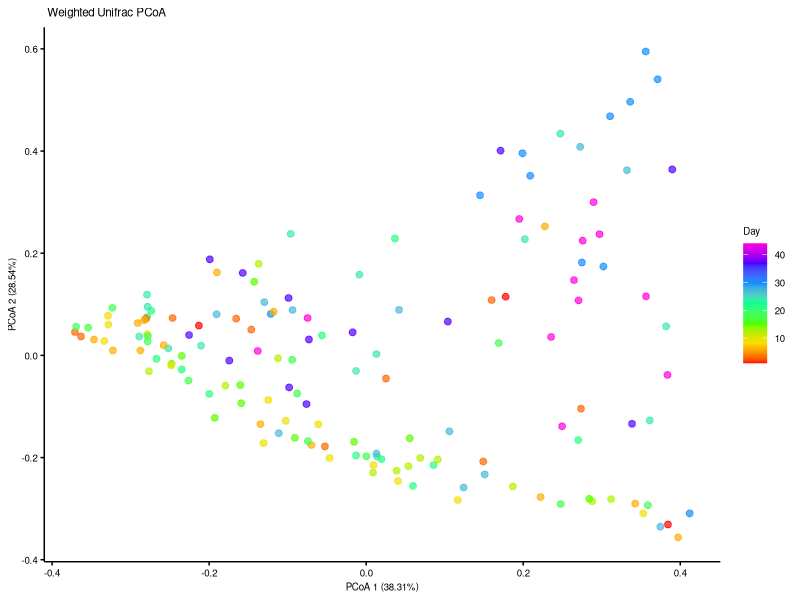
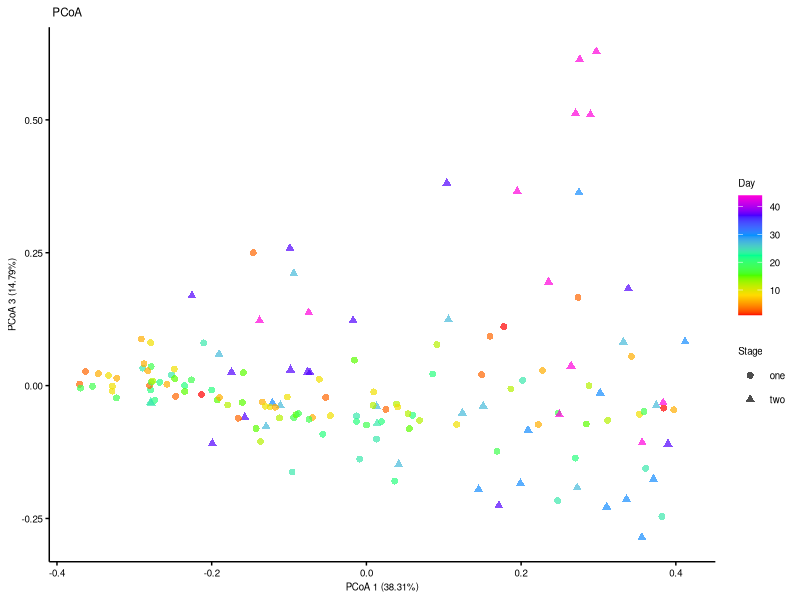
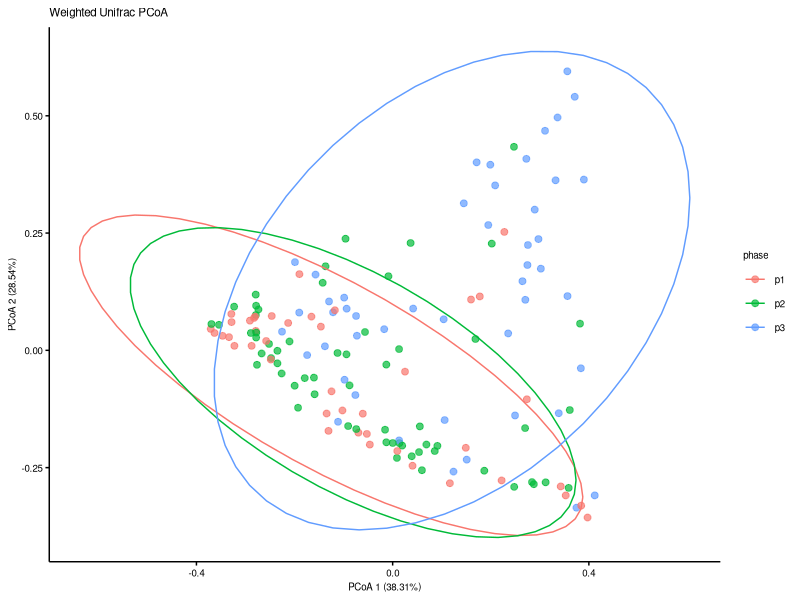
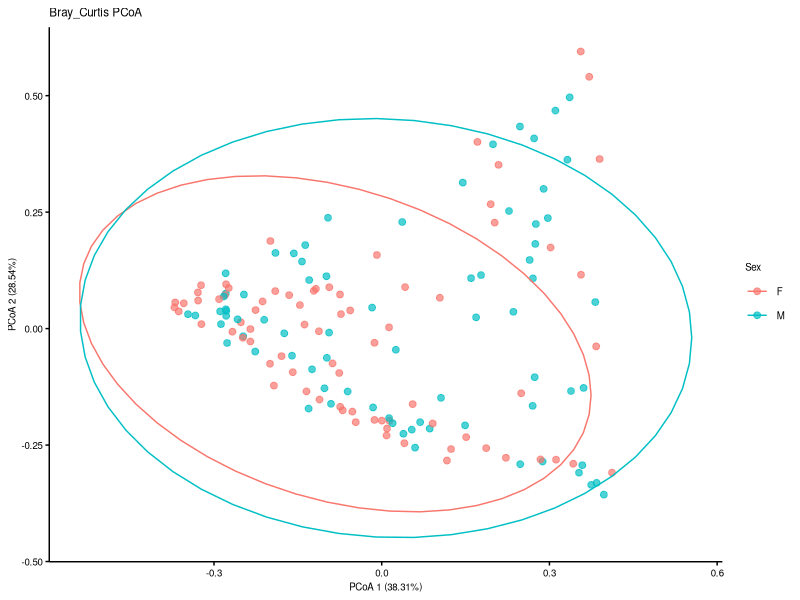
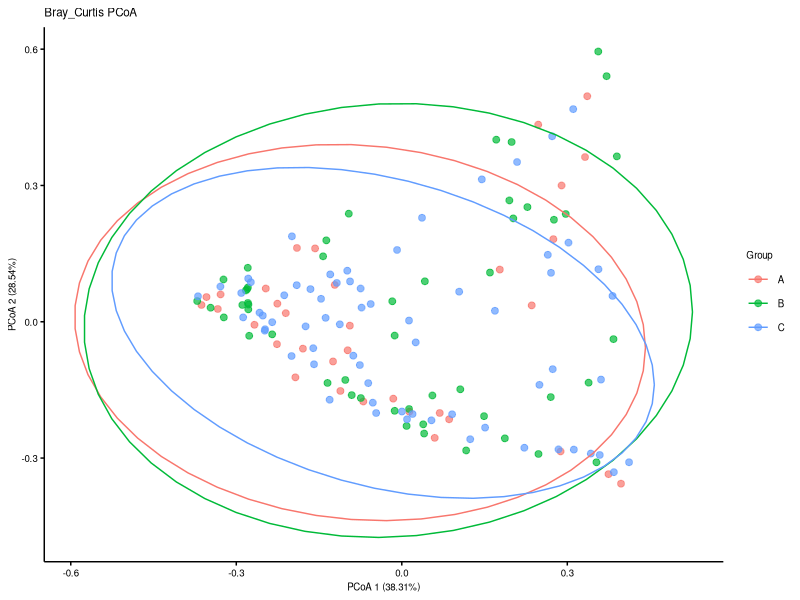
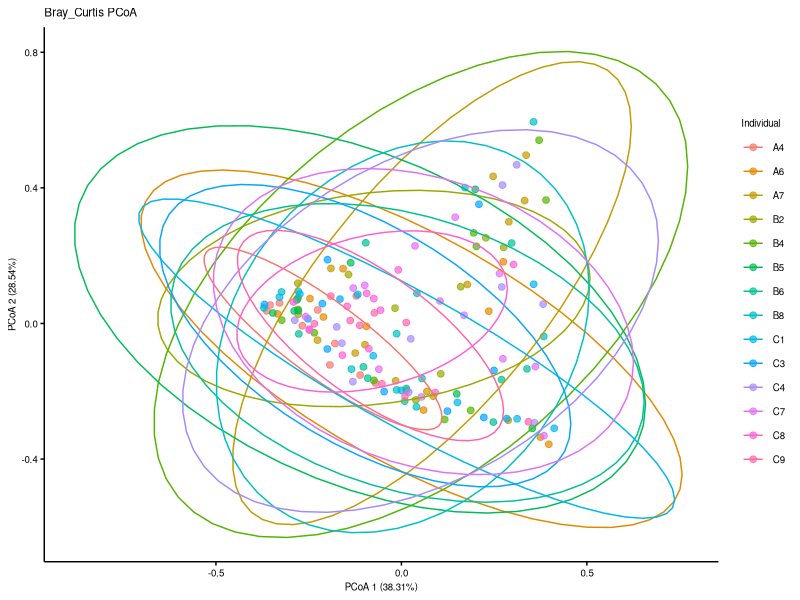

These charts were generated, in order, by the following R code:
# Ying Zhu, so_zy2003@126.com
# 2021-07



# clean enviroment object
rm(list=ls()) 

# load related packages
library("ggplot2") 
library("vegan")

# Set ggplot2 drawing parameter
main_theme = theme(panel.background=element_blank(),
                   panel.grid=element_blank(),
                   axis.line.x=element_line(size=.5, colour="black"),
                   axis.line.y=element_line(size=.5, colour="black"),
                   axis.ticks=element_line(color="black"),
                   axis.text=element_text(color="black", size=7),
                   legend.position="right",
                   legend.background=element_blank(),
                   legend.key=element_blank(),
                   legend.text= element_text(size=7),
                   text=element_text(family="sans", size=7))

# Design of experiment
design = read.table("metadata.txt", header=T, row.names= 1, sep="\t") 


design$phase <- design$Day

design$phase[design$Day<12] <- "p1"
design$phase[design$Day%in%c(12,15,18,21,24)] <- "p2"
design$phase[design$Day>24] <- "p3"

design$Day2 <- factor(design$Day2, 
                      levels = c("d1", "d3","d6", "d9", "d12", "d15", 
                                 "d18", "d21", "d24","d27", "d30", "d37", "d44"))

#  PCoA bray_curtis
distance = read.table("unifrac.txt", sep="\t", header=T, check.names=F)


rownames(distance)=distance[,1]
distance=distance[,-1]
distance = distance[rownames(design), rownames(design)] 

# subset and reorder distance matrix

# Classical multidimensional scaling (MDS) of a data matrix. Also known as principal coordinates analysis
pcoa = cmdscale(distance, k=4, eig=T) # k is dimension, 3 is recommended; eig is eigenvalues
points = as.data.frame(pcoa$points) # get coordinate string, format to dataframme
colnames(points) = c("x", "y", "z","a") 
eig = pcoa$eig


points = cbind(points, design[match(rownames(points), rownames(design)), ])


# age effect
# plot PCo 1 and 2
p = ggplot(points, aes(x=x, y=y, color=Day))
p = p + geom_point(alpha=.7, size=2) +
  labs(x=paste("PCoA 1 (", format(100 * eig[1] / sum(eig), digits=4), "%)", sep=""),
       y=paste("PCoA 2 (", format(100 * eig[2] / sum(eig), digits=4), "%)", sep=""),
       title=" Weighted Unifrac PCoA") + main_theme
q= p + scale_color_gradientn(colours=rainbow(7))
q
beta_pcoa_day_Weighted_unifrac1v2 <- q
# ggsave("beta_pcoa_day_Weighted_unifrac1v2_20210607.pdf", beta_pcoa_day_Weighted_unifrac1v2, width = 4, height = 2.5)


# plot PCo 1 and 3

p = ggplot(points, aes(x=x, y=z, color=Day,shape=Stage))
p = p + geom_point(alpha=.7, size=2) +
  scale_color_gradientn(colours=rainbow(7)) +
  labs(x=paste("PCoA 1 (", format(100 * eig[1] / sum(eig), digits=4), "%)", sep=""),
       y=paste("PCoA 3 (", format(100 * eig[3] / sum(eig), digits=4), "%)", sep=""),
       title=" PCoA") + main_theme
p


#three stages
p = ggplot(points, aes(x=x, y=y, color=phase))
p = p + geom_point(alpha=.7, size=2) +
  labs(x=paste("PCoA 1 (", format(100 * eig[1] / sum(eig), digits=4), "%)", sep=""),
       y=paste("PCoA 2 (", format(100 * eig[2] / sum(eig), digits=4), "%)", sep=""),
       title="Weighted Unifrac PCoA") + main_theme+stat_ellipse(level=0.95)
p
beta_pcoa_phase_Weighted_unifrac <- p
# ggsave("beta_pcoa_phase_Weighted_unifrac1v2_20210607.pdf", beta_pcoa_phase_Weighted_unifrac, width = 4, height = 2.5)



# sex effect
p = ggplot(points, aes(x=x, y=y, color=Sex))
p = p + geom_point(alpha=.7, size=2) +
  labs(x=paste("PCoA 1 (", format(100 * eig[1] / sum(eig), digits=4), "%)", sep=""),
       y=paste("PCoA 2 (", format(100 * eig[2] / sum(eig), digits=4), "%)", sep=""),
       title="Bray_Curtis PCoA") + main_theme+stat_ellipse(level=0.95)
p

# family group
p = ggplot(points, aes(x=x, y=y, color=Group))
p = p + geom_point(alpha=.7, size=2) +
  labs(x=paste("PCoA 1 (", format(100 * eig[1] / sum(eig), digits=4), "%)", sep=""),
       y=paste("PCoA 2 (", format(100 * eig[2] / sum(eig), digits=4), "%)", sep=""),
       title="Bray_Curtis PCoA") + main_theme+stat_ellipse(level=0.95)
p

# individual ID
p = ggplot(points, aes(x=x, y=y, color=Individual))
p = p + geom_point(alpha=.7, size=2) +
  labs(x=paste("PCoA 1 (", format(100 * eig[1] / sum(eig), digits=4), "%)", sep=""),
       y=paste("PCoA 2 (", format(100 * eig[2] / sum(eig), digits=4), "%)", sep=""),
       title="Bray_Curtis PCoA") + main_theme+stat_ellipse(level=0.95)
p



#Permutational Multivariate Analysis of Variance Using Distance Matrices (PERMANOVA)

#permanova  置换多元方差分析
# Permutational Multivariate Analysis of Variance Using Distance Matrices (PERMANOVA)
adonis(distance~design$Day2, permutations = 999)#significant
#R2=0.272, P=0.001

adonis(distance~design$Group, permutations = 999)

adonis(distance~design$phase, permutations = 999)#significant

adonis(distance~design$Individual, permutations = 999)
adonis(distance~design$Sex, permutations = 999)

# the final model
adonis_day2 <- adonis(distance~design$phase+design$Day2,
                      permutations = 999)

adonis_day2$aov.tab  


